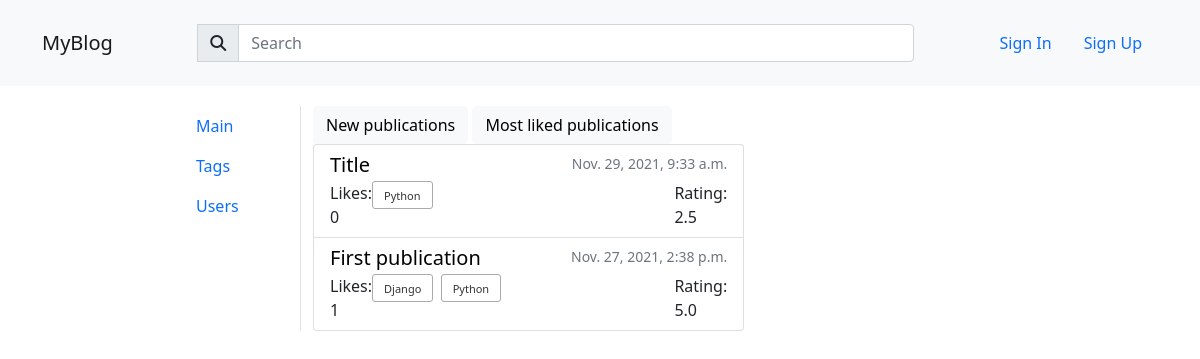
The page / on the database its author committed.
### home/models.py (models this page shows, shortened)
class Publication(models.Model):
    title = models.CharField(max_length=256)
    group = models.ForeignKey(Group, on_delete=models.PROTECT)
    content = RichTextField(null=True, blank=True,)
    author = models.ForeignKey(User, on_delete=models.PROTECT, default='creator', related_name='my_publications')
    slug = models.SlugField(max_length=150, unique=True)
    published = models.DateTimeField(auto_now_add=True, db_index=True)
    rating = models.FloatField(default=0)
    tags = models.ManyToManyField(Tag, blank=True, related_name='publications')
    liked = models.IntegerField(default=0)
    class Meta:
        ordering = ['-published']

class Tag(models.Model):
    tag_name = models.CharField(max_length=50)
    slug = models.SlugField(max_length=50, unique=True)

### home/views.py (the view)
# urls.py: path('', home, name='home'),
def home(request, ordering='-published'):
    groups = Group.objects.all()
    tags = Tag.objects.all()
    publications = Publication.objects.order_by(ordering)
    return render(request, 'home/home.html', context={
        'publications': publications,
        'groups': groups,
        'tags': tags,
        'ordering': ordering
    })

### templates/home/home.html (shortened to what this page needs)
{% extends 'base.html' %}
{% block content %}
{% load static %}
<a href="{% url 'home' '-published' %}"><button type="button" class="btn btn-light">New publications</button></a>
<a href="{% url 'home' '-liked' %}"><button type="button" class="btn btn-light">Most liked publications</button></a>
{% include 'includes/publication_list.html' %}
{% endblock content %}

### templates/includes/publication_list.html
{% block content %}
<div class="list-group w-75">
    {% for publication in publications %}
    <div class="list-group-item list-group-item-action">
        <div class="d-flex w-100 justify-content-between">
            <a href="{% url 'publication' publication.slug %}" style="text-decoration:none">
                <h5 class="mb-1" style="color: black">{{ publication.title }}</h5>
            </a>
            <small class="text-muted">{{ publication.published }}</small>
        </div>
        <div class="d-flex">
            <div>
                Likes: {{ publication.liked }}
            </div>
            <div class="tagcloud">
                <ul>
                {% for tag in publication.tags.all %}
                    <li><a href="{% url 'tag_search' tag.slug %}">{{ tag.tag_name }}</a></li>
                {% endfor %}
                </ul>
            </div>
            <div>
                Rating: {{ publication.rating }}
            </div>
        </div>
    </div>
    {% endfor %}
</div>
{% endblock content %}

### static/css/style.css (style rules this page uses)
div { margin: 0; padding: 0; }
.tagcloud { width: 480px; }
.tagcloud ul { margin: 0; padding: 0; list-style: none; }
.tagcloud ul li { display: inline-block; margin: 0 .2em .2em 0; padding: 0; }
.tagcloud ul li a { display: inline-block; max-width: 100px; height: 28px; line-height: 28px; padding: 0 1em; background-color: #fff; border: 1px solid #aaa; border-radius: 3px; white-space: nowrap; text-overflow: ellipsis; overflow: hidden; color: #333; font-size: 11px; text-decoration: none; -webkit-transition: .2s; transition: .2s; }

### rows shown on the page
Publication: title "Title", published "Nov. 29, 2021, 9:33 a.m.", liked "0", rating "2.5"
Tag: tag_name "Python"
Publication: title "First publication", published "Nov. 27, 2021, 2:38 p.m.", liked "1", rating "5.0"
Tag: tag_name "Django"
